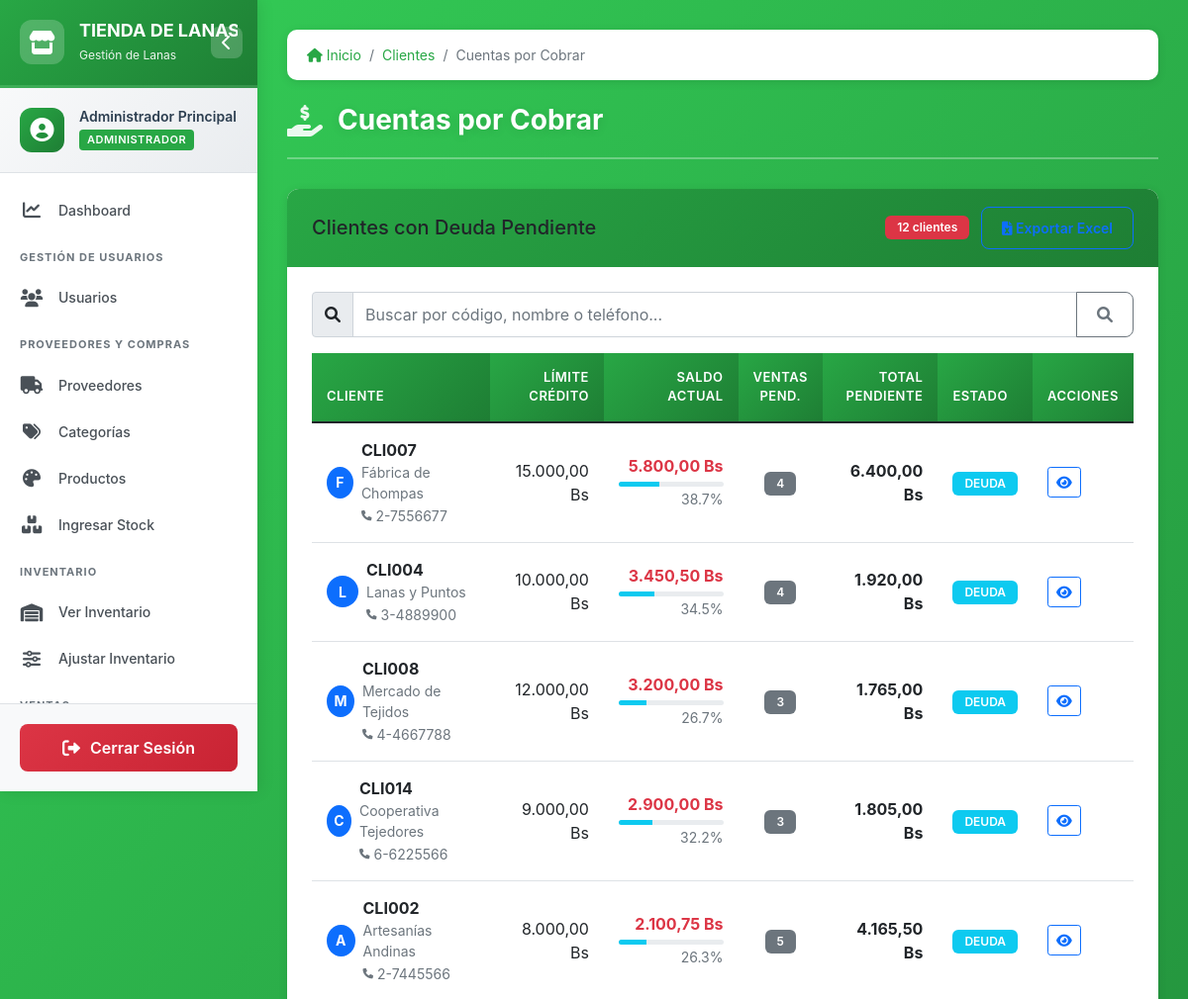
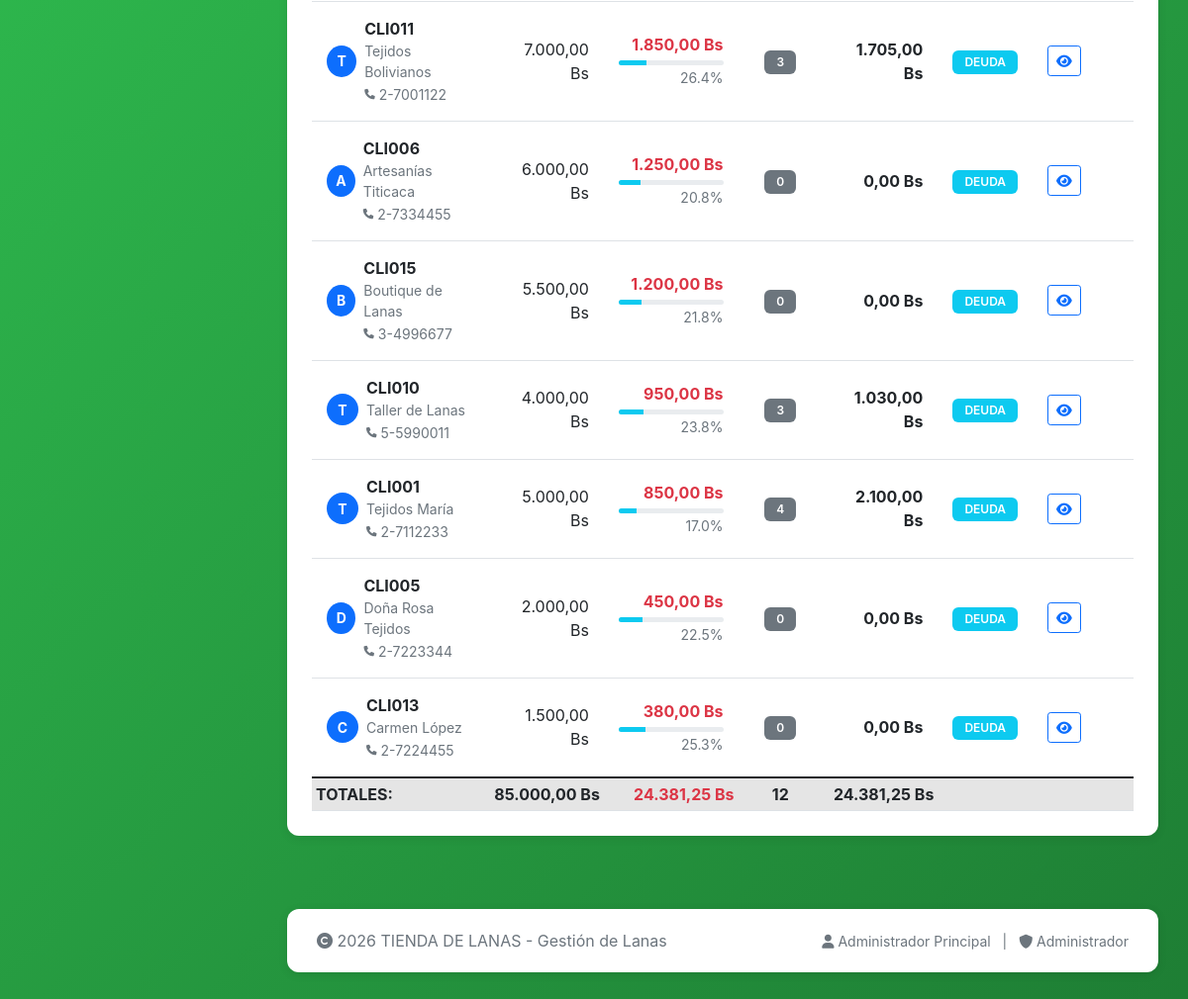
The page /cuentas_cobrar.php (signed in) on the database its author committed (2 pictures, top to bottom).
### tables this page shows
CREATE TABLE clientes (
    id INT AUTO_INCREMENT PRIMARY KEY,
    codigo VARCHAR(20) UNIQUE NOT NULL,
    nombre VARCHAR(100) NOT NULL,
    ciudad VARCHAR(50),
    telefono VARCHAR(20),
    tipo_documento ENUM('DNI', 'RUC', 'Cedula') DEFAULT 'DNI',
    numero_documento VARCHAR(20),
    limite_credito DECIMAL(12,2) DEFAULT 0.00,
    saldo_actual DECIMAL(12,2) DEFAULT 0.00,
    total_comprado DECIMAL(15,2) DEFAULT 0.00,
    compras_realizadas INT DEFAULT 0,
    activo TINYINT(1) DEFAULT 1,
    fecha_registro DATE DEFAULT (CURRENT_DATE),
    observaciones TEXT,
    INDEX idx_cliente_codigo (codigo),
    INDEX idx_cliente_activo (activo)
);

### config.php (called while the page is built, shortened)
<?php
$conn = new mysqli(DB_HOST, DB_USER, DB_PASS, DB_NAME);
$conn->set_charset("utf8mb4");
function limpiar($dato) {
    global $conn;
    return $conn->real_escape_string(trim($dato));
}
function formatearMoneda($monto) {
    return number_format($monto, 2, ',', '.') . ' ' . MONEDA;
}
?>

### cuentas_cobrar.php (the view, shortened to what this page needs)
<?php
require_once 'header.php';
require_once 'funciones.php';
$cliente_id = isset($_GET['cliente_id']) ? intval($_GET['cliente_id']) : null;
$search = limpiar($_GET['search'] ?? '');
$page = max(1, intval($_GET['page'] ?? 1));
$perPage = 20;
$whereClientes = "c.saldo_actual > 0 AND c.activo = 1";
$paramsClientes = [];
$typesClientes = "";
$count_query = "SELECT COUNT(*) as total FROM clientes c WHERE $whereClientes";
$stmt_count = $conn->prepare($count_query);
$stmt_count->execute();
$total_clientes_filtrados = $stmt_count->get_result()->fetch_assoc()['total'];
$offset = ($page - 1) * $perPage;
$query_clientes_deuda = "SELECT c.id, c.codigo, c.nombre, c.telefono,
                        c.limite_credito, c.saldo_actual,
                        COUNT(DISTINCT v.id) as ventas_pendientes,
                        COALESCE(SUM(v.debe), 0) as total_debe
                        FROM clientes c
                        LEFT JOIN ventas v ON c.id = v.cliente_id AND v.estado = 'pendiente' AND v.anulado = 0
                        WHERE $whereClientes
                        GROUP BY c.id
                        ORDER BY c.saldo_actual DESC
                        LIMIT ?, ?";
$stmt_clientes = $conn->prepare($query_clientes_deuda);
if (!empty($paramsClientes)) {
    $bindTypes = $typesClientes . "ii";
    $allParams = array_merge($paramsClientes, [$offset, $perPage]);
    $stmt_clientes->bind_param($bindTypes, ...$allParams);
} else {
    $stmt_clientes->bind_param("ii", $offset, $perPage);
}
$stmt_clientes->execute();
$result_clientes_deuda = $stmt_clientes->get_result();
?>
<div class="row">
    <div class="col-md-<?php echo $cliente_id ? '6' : '12'; ?>">
        <div class="card mb-4">
            <div class="card-header bg-warning text-dark d-flex justify-content-between align-items-center">
                <h5 class="mb-0">Clientes con Deuda Pendiente</h5>
                <div>
                    <span class="badge bg-danger me-2">
                        <?php echo $total_clientes_filtrados; ?> clientes
                    </span>
                    <button class="btn btn-sm btn-outline-primary" onclick="exportarReporteDeudas()">
                        <i class="fas fa-file-excel"></i> Exportar Excel
                    </button>
                </div>
            </div>
            <div class="card-body">
                <form method="GET" class="mb-3">
                    <div class="input-group">
                        <span class="input-group-text">
                            <i class="fas fa-search"></i>
                        </span>
                        <input type="text" name="search" class="form-control" id="buscarClienteDeuda"
                               value="<?php echo htmlspecialchars($search); ?>"
                               placeholder="Buscar por código, nombre o teléfono...">
                        <button class="btn btn-outline-secondary" type="submit">
                            <i class="fas fa-search"></i>
                        </button>
                    </div>
                </form>
                <div class="table-responsive">
                    <table class="table table-hover table-sm" id="tablaClientesDeuda">
                        <thead class="table-light">
                            <tr>
                                <th width="25%">Cliente</th>
                                <th width="15%" class="text-end">Límite Crédito</th>
                                <th width="20%" class="text-end">Saldo Actual</th>
                                <th width="10%" class="text-center">Ventas Pend.</th>
                                <th width="15%" class="text-end">Total Pendiente</th>
                                <th width="10%">Estado</th>
                                <th width="15%">Acciones</th>
                            </tr>
                        </thead>
                        <tbody>
                            <?php if ($result_clientes_deuda->num_rows > 0):
                                $total_deuda = 0;
                                $total_limite = 0;
                                $total_clientes = 0;
                            ?>
                                <?php while ($cliente = $result_clientes_deuda->fetch_assoc()):
                                    $porcentaje_uso = $cliente['limite_credito'] > 0 ?
                                        ($cliente['saldo_actual'] / $cliente['limite_credito']) * 100 : 0;
                                    $estado_credito = '';
                                    $color_estado = '';
                                    $clase_fila = '';
                                    if ($porcentaje_uso > 100) {
                                        $estado_credito = 'EXCEDIDO';
                                        $color_estado = 'danger';
                                        $clase_fila = 'table-danger';
                                    } elseif ($porcentaje_uso > 80) {
                                        $estado_credito = 'ALTO';
                                        $color_estado = 'warning';
                                        $clase_fila = 'table-warning';
                                    } elseif ($porcentaje_uso > 0) {
                                        $estado_credito = 'DEUDA';
                                        $color_estado = 'info';
                                    } else {
                                        $estado_credito = 'AL DÍA';
                                        $color_estado = 'success';
                                    }
                                    $total_deuda += $cliente['saldo_actual'];
                                    $total_limite += $cliente['limite_credito'];
                                    $total_clientes++;
                                ?>
                                <tr class="<?php echo $clase_fila; ?>">
                                    <td>
                                        <div class="d-flex align-items-center">
                                            <div class="avatar-circle bg-primary text-white me-2">
                                                <?php echo strtoupper(substr($cliente['nombre'], 0, 1)); ?>
                                            </div>
                                            <div>
                                                <strong class="d-block"><?php echo htmlspecialchars($cliente['codigo']); ?></strong>
                                                <small class="text-muted d-block"><?php echo htmlspecialchars($cliente['nombre']); ?></small>
                                                <?php if ($cliente['telefono']): ?>
                                                <small class="text-muted">
                                                    <i class="fas fa-phone fa-xs me-1"></i><?php echo htmlspecialchars($cliente['telefono']); ?>
                                                </small>
                                                <?php endif; ?>
                                            </div>
                                        </div>
                                    </td>
                                    <td class="text-end"><?php echo formatearMoneda($cliente['limite_credito']); ?></td>
                                    <td class="text-end">
                                        <span class="fw-bold text-danger">
                                            <?php echo formatearMoneda($cliente['saldo_actual']); ?>
                                        </span>
                                        <?php if ($cliente['limite_credito'] > 0): ?>
                                        <div class="progress mt-1" style="height: 5px;">
                                            <div class="progress-bar bg-<?php echo $color_estado; ?>"
                                                 style="width: <?php echo min($porcentaje_uso, 100); ?>%"
                                                 title="<?php echo number_format($porcentaje_uso, 1); ?>%">
                                            </div>
                                        </div>
                                        <small class="text-muted">
                                            <?php echo number_format($porcentaje_uso, 1); ?>%
                                        </small>
                                        <?php endif; ?>
                                    </td>
                                    <td class="text-center">
                                        <span class="badge bg-secondary"><?php echo $cliente['ventas_pendientes']; ?></span>
                                    </td>
                                    <td class="text-end">
                                        <span class="fw-bold">
                                            <?php echo formatearMoneda($cliente['total_debe']); ?>
                                        </span>
                                    </td>
                                    <td>
                                        <span class="badge bg-<?php echo $color_estado; ?>">
                                            <?php echo $estado_credito; ?>
                                        </span>
                                    </td>
                                    <td>
                                        <div class="btn-group btn-group-sm" role="group">
                                            <a href="cuentas_cobrar.php?cliente_id=<?php echo $cliente['id']; ?>"
                                               class="btn btn-outline-primary"
                                               title="Ver detalles">
                                                <i class="fas fa-eye"></i>
                                            </a>
                                        </div>
                                    </td>
                                </tr>
                                <?php endwhile; ?>
                            <?php endif; ?>
                        </tbody>
                        <?php if ($result_clientes_deuda->num_rows > 0): ?>
                        <tfoot class="table-active">
                            <tr>
                                <td><strong>TOTALES:</strong></td>
                                <td class="text-end"><strong><?php echo formatearMoneda($total_limite); ?></strong></td>
                                <td class="text-end">
                                    <strong class="text-danger"><?php echo formatearMoneda($total_deuda); ?></strong>
                                </td>
                                <td class="text-center"><strong><?php echo $total_clientes; ?></strong></td>
                                <td class="text-end"><strong><?php echo formatearMoneda($total_deuda); ?></strong></td>
                                <td colspan="2"></td>
                            </tr>
                        </tfoot>
                        <?php endif; ?>
                    </table>
                </div>
            </div>
        </div>
    </div>
</div>
<?php require_once 'footer.php'; ?>

### css/estilo.css (style rules this page uses)
:root { --color-primary: #28a745; --color-primary-dark: #1e7e34; --color-primary-light: #34ce57; --color-danger: #dc3545; --color-warning: #ffc107; --color-info: #17a2b8; --color-dark: #2c3e50; --color-light: #f8f9fa; --sidebar-width: 260px; --sidebar-collapsed-width: 70px; --transition-speed: 0.3s; --box-shadow: 0 2px 10px rgba(0,0,0,0.1); }
* { margin: 0; padding: 0; box-sizing: border-box; }
body { font-family: -apple-system, BlinkMacSystemFont, 'Segoe UI', Roboto, 'Helvetica Neue', Arial, sans-serif; background: linear-gradient(135deg, #34ce57 0%, #1e7e34 100%); min-height: 100vh; overflow-x: hidden; }
.card { background: white; border-radius: 12px; box-shadow: var(--box-shadow); border: none; margin-bottom: 25px; overflow: hidden; transition: all 0.3s; }
.card-header { background: linear-gradient(135deg, var(--color-primary), var(--color-primary-dark)); color: white; padding: 18px 25px; font-weight: 700; font-size: 16px; border: none; }
.card-body { padding: 25px; }
.table { margin-bottom: 0; }
.table thead th { background: linear-gradient(135deg, var(--color-primary), var(--color-primary-dark)); color: white; border: none; padding: 15px; font-weight: 600; text-transform: uppercase; font-size: 13px; letter-spacing: 0.5px; }
.table tbody tr { transition: all 0.2s; }
.table tbody td { padding: 15px; vertical-align: middle; }
.btn { padding: 10px 20px; border-radius: 8px; font-weight: 600; transition: all 0.3s; }
.badge { padding: 6px 12px; border-radius: 6px; font-weight: 600; font-size: 12px; }
.card, .breadcrumb { animation: fadeInUp 0.4s ease-out; }

### cuentas_cobrar.php (style rules this page uses)
.avatar-circle { width: 32px; height: 32px; border-radius: 50%; display: flex; align-items: center; justify-content: center; font-weight: bold; font-size: 14px; }
.progress { background-color: #e9ecef; border-radius: 3px; }

### rows shown on the page
clientes: nombre "F", codigo "CLI007", nombre "Fábrica de Chompas", telefono "2-7556677", limite_credito "15.000,00 Bs", saldo_actual "5.800,00 Bs", porcentaje_uso "38.7", ventas_pendientes "4", total_debe "6.400,00 Bs", estado_credito "DEUDA"
clientes: nombre "L", codigo "CLI004", nombre "Lanas y Puntos", telefono "3-4889900", limite_credito "10.000,00 Bs", saldo_actual "3.450,50 Bs", porcentaje_uso "34.5", ventas_pendientes "4", total_debe "1.920,00 Bs", estado_credito "DEUDA"
clientes: nombre "M", codigo "CLI008", nombre "Mercado de Tejidos", telefono "4-4667788", limite_credito "12.000,00 Bs", saldo_actual "3.200,00 Bs", porcentaje_uso "26.7", ventas_pendientes "3", total_debe "1.765,00 Bs", estado_credito "DEUDA"
clientes: nombre "C", codigo "CLI014", nombre "Cooperativa Tejedores", telefono "6-6225566", limite_credito "9.000,00 Bs", saldo_actual "2.900,00 Bs", porcentaje_uso "32.2", ventas_pendientes "3", total_debe "1.805,00 Bs", estado_credito "DEUDA"
clientes: nombre "A", codigo "CLI002", nombre "Artesanías Andinas", telefono "2-7445566", limite_credito "8.000,00 Bs", saldo_actual "2.100,75 Bs", porcentaje_uso "26.3", ventas_pendientes "5", total_debe "4.165,50 Bs", estado_credito "DEUDA"
clientes: nombre "T", codigo "CLI011", nombre "Tejidos Bolivianos", telefono "2-7001122", limite_credito "7.000,00 Bs", saldo_actual "1.850,00 Bs", porcentaje_uso "26.4", ventas_pendientes "3", total_debe "1.705,00 Bs", estado_credito "DEUDA"
clientes: nombre "A", codigo "CLI006", nombre "Artesanías Titicaca", telefono "2-7334455", limite_credito "6.000,00 Bs", saldo_actual "1.250,00 Bs", porcentaje_uso "20.8", ventas_pendientes "0", total_debe "0,00 Bs", estado_credito "DEUDA"
clientes: nombre "B", codigo "CLI015", nombre "Boutique de Lanas", telefono "3-4996677", limite_credito "5.500,00 Bs", saldo_actual "1.200,00 Bs", porcentaje_uso "21.8", ventas_pendientes "0", total_debe "0,00 Bs", estado_credito "DEUDA"
clientes: nombre "T", codigo "CLI010", nombre "Taller de Lanas", telefono "5-5990011", limite_credito "4.000,00 Bs", saldo_actual "950,00 Bs", porcentaje_uso "23.8", ventas_pendientes "3", total_debe "1.030,00 Bs", estado_credito "DEUDA"
clientes: nombre "T", codigo "CLI001", nombre "Tejidos María", telefono "2-7112233", limite_credito "5.000,00 Bs", saldo_actual "850,00 Bs", porcentaje_uso "17.0", ventas_pendientes "4", total_debe "2.100,00 Bs", estado_credito "DEUDA"
clientes: nombre "D", codigo "CLI005", nombre "Doña Rosa Tejidos", telefono "2-7223344", limite_credito "2.000,00 Bs", saldo_actual "450,00 Bs", porcentaje_uso "22.5", ventas_pendientes "0", total_debe "0,00 Bs", estado_credito "DEUDA"
clientes: nombre "C", codigo "CLI013", nombre "Carmen López", telefono "2-7224455", limite_credito "1.500,00 Bs", saldo_actual "380,00 Bs", porcentaje_uso "25.3", ventas_pendientes "0", total_debe "0,00 Bs", estado_credito "DEUDA"

### other values the page prints
EMPRESA_NOMBRE "TIENDA DE…"
SISTEMA_NOMBRE "Gestión de Lanas"
$_SESSION['usuario_nombre'] "Administrador Principal"
$_SESSION['usuario_rol'] "ADMINISTRADOR"
$item['text'] "Clientes"
$item['text'] "Cuentas por Cobrar"
$titulo_pagina "Cuentas por Cobrar"
$total_clientes_filtrados "12"
formatearMoneda($total_limite) "85.000,00 Bs"
formatearMoneda($total_deuda) "24.381,25 Bs"
$total_clientes "12"
EMPRESA_NOMBRE "TIENDA DE LANAS"
$_SESSION['usuario_rol'] "Administrador"
